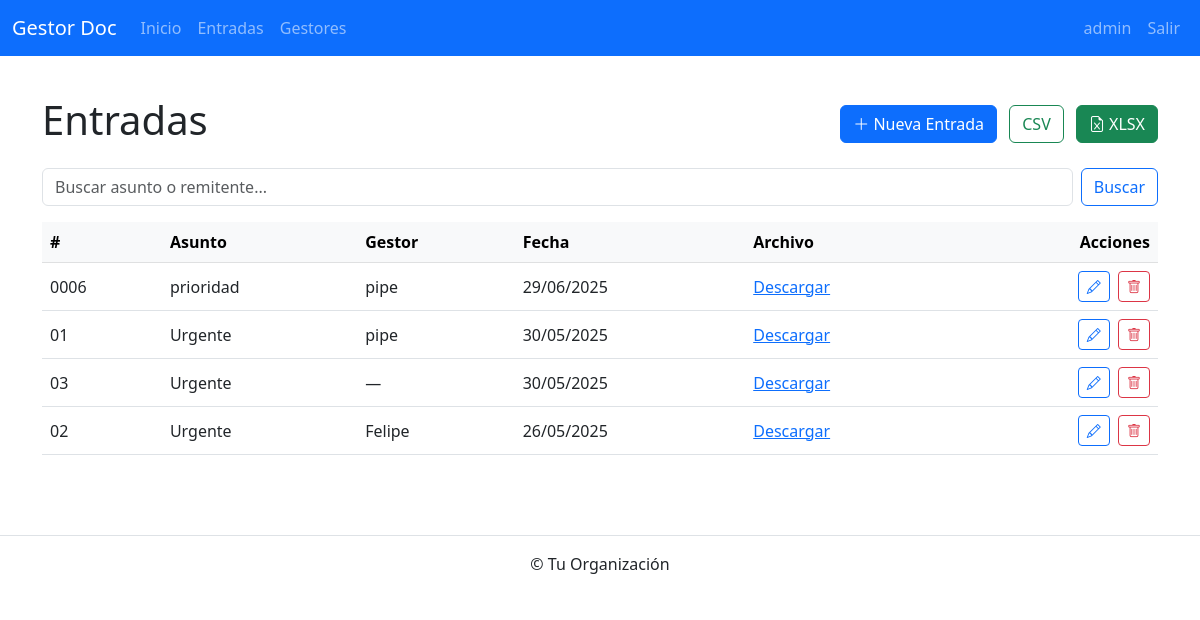
The app's page /entradas/ (signed in), older data.
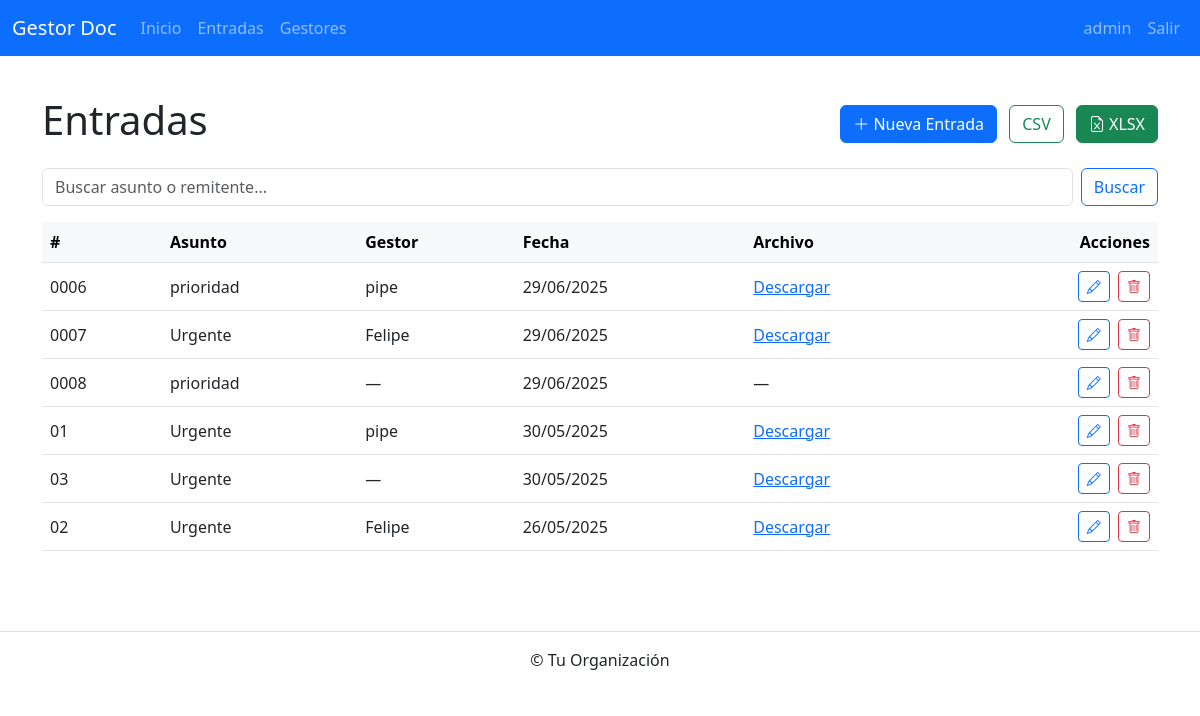
The same page, newer data.
### correspondencia_app/models.py (models this page shows, shortened)
class CorrespondenciaEntrada(models.Model):
    numero_documento = models.CharField(
        max_length=10,
        unique=True,
        editable=False,
        help_text="Número secuencial autogenerado, p.ej. 0001, 0002…"
    )
    asunto           = models.CharField(max_length=200)
    remitente        = models.CharField(max_length=100, blank=True)
    destinatario     = models.CharField(max_length=100, blank=True)
    fecha_recepcion  = models.DateField(
        default=timezone.now,
        editable=False,
        help_text="Se asigna la fecha de hoy al crear"
    )
    estado           = models.CharField(
        max_length=50,
        choices=[
            ('Recibido', 'Recibido'),
            ('En Proceso', 'En Proceso'),
            ('Finalizado', 'Finalizado'),
        ],
        default='Recibido'
    )
    gestor           = models.ForeignKey(
        DocumentManager,
        on_delete=models.SET_NULL,
        null=True,
        blank=True
    )
    archivo_adjunto  = models.FileField(
        upload_to='entradas/',
        blank=True,
        null=True
    )

class DocumentManager(models.Model):
    nombre    = models.CharField(max_length=100)
    email     = models.EmailField(max_length=100, unique=True)
    telefono  = models.CharField(max_length=20, blank=True)

### correspondencia_app/views.py (the view)
# urls.py: path('entradas/',                   views.EntradaListView.as_view(),   name='entrada_list'),
class EntradaListView(LoginRequiredMixin, ListView):
    model = CorrespondenciaEntrada
    template_name = 'correspondencia_app/entrada_list.html'
    context_object_name = 'entradas'
    paginate_by = 10
    ordering = ['-fecha_recepcion']
    def get_queryset(self):
        qs = super().get_queryset()
        q  = self.request.GET.get('q','')
        if q:
            qs = qs.filter(Q(asunto__icontains=q) | Q(remitente__icontains=q))
        return qs
    def get_context_data(self, **kwargs):
        ctx = super().get_context_data(**kwargs)
        ctx['q'] = self.request.GET.get('q','')
        return ctx

### templates/correspondencia_app/entrada_list.html (shortened to what this page needs)
{% extends "correspondencia_app/base.html" %}
{% load static %}
{% block content %}
  <div class="d-flex justify-content-between align-items-center py-3">
    <h1>Entradas</h1>
    {% if user.is_staff %}
      <div>
        <a href="{% url 'correspondencia_app:entrada_create' %}" class="btn btn-primary me-2">
          <i class="bi bi-plus-lg"></i> Nueva Entrada
        </a>
        <a href="{% url 'correspondencia_app:export_entradas_csv' %}" class="btn btn-outline-success me-2">
           CSV
        </a>
        <a href="{% url 'correspondencia_app:export_entradas_xlsx' %}" class="btn btn-success">
          <i class="bi bi-file-earmark-excel"></i> XLSX
        </a>
      </div>
    {% endif %}
  </div>
  <form method="get" class="d-flex mb-3">
    <input name="q" class="form-control me-2" placeholder="Buscar asunto o remitente..." value="{{ q }}">
    <button class="btn btn-outline-primary">Buscar</button>
  </form>
  <div class="table-responsive">
    <table class="table table-hover align-middle">
      <thead class="table-light">
        <tr>
          <th>#</th><th>Asunto</th><th>Gestor</th><th>Fecha</th><th>Archivo</th><th class="text-end">Acciones</th>
        </tr>
      </thead>
      <tbody>
        {% for e in entradas %}
          <tr>
            <td>{{ e.numero_documento }}</td>
            <td>{{ e.asunto }}</td>
            <td>{% if e.gestor %}{{ e.gestor.nombre }}{% else %}&mdash;{% endif %}</td>
            <td>{{ e.fecha_recepcion|date:"d/m/Y" }}</td>
            <td>
              {% if e.archivo_adjunto %}
                <a href="{{ e.archivo_adjunto.url }}" class="link-primary">Descargar</a>
              {% else %}&mdash;{% endif %}
            </td>
            <td class="text-end">
              {% if user.is_staff %}
                <a href="{% url 'correspondencia_app:entrada_edit' e.pk %}" class="btn btn-sm btn-outline-primary me-1">
                  <i class="bi bi-pencil"></i>
                </a>
                <a href="{% url 'correspondencia_app:entrada_delete' e.pk %}" class="btn btn-sm btn-outline-danger">
                  <i class="bi bi-trash"></i>
                </a>
              {% endif %}
            </td>
          </tr>
        {% empty %}
          <tr><td colspan="6" class="text-center">No hay entradas</td></tr>
        {% endfor %}
      </tbody>
    </table>
  </div>
{% endblock %}

Row changes from the older to the newer data that the page shows:
added CorrespondenciaEntrada: numero_documento "0007", asunto "Urgente", gestor.nombre "Felipe", fecha_recepcion "29/06/2025"
added CorrespondenciaEntrada: numero_documento "0008", asunto "prioridad", fecha_recepcion "29/06/2025"
